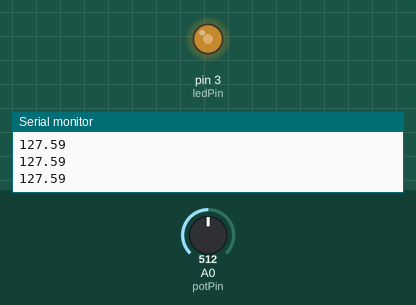
Recording of a sketch running on a simulated Arduino Uno, built with avr-gcc and run on an emulated ATmega328P. On the bench: output pins drawn as LEDs (lit = HIGH), the last lines printed to the serial monitor. The test bench sets the inputs (shaded band); at power-on: A0 (potPin) = 512.

Above: at 1.2 s.
1.3 s: A0 (potPin) set to 716
At 2.5 s:
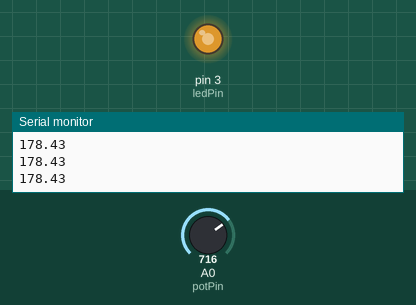
2.8 s: A0 (potPin) set to 900
At 3.9 s:
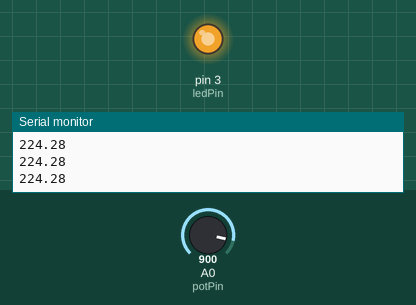
4.3 s: A0 (potPin) set to 122
At 5.4 s:
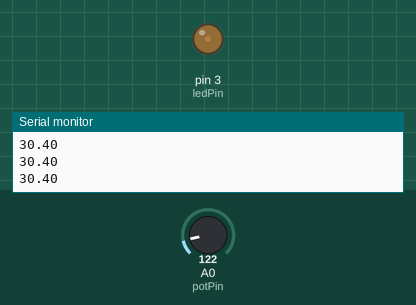
5.8 s: A0 (potPin) set to 0
At 6.8 s:
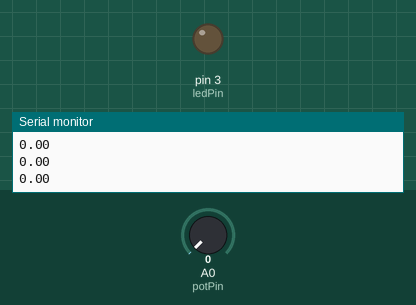
7.3 s: A0 (potPin) set to 511
At 8.2 s:
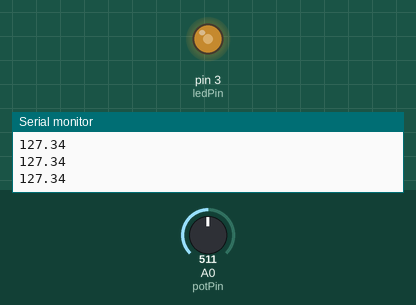
Timing chart, 0 to 9.8 s (numbered marks = the images above; inputs shaded):
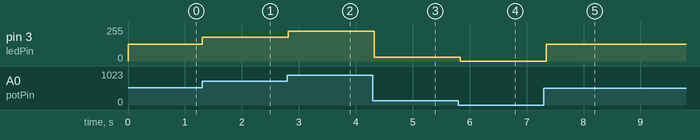

The sketch:

ex4-1.ino
```cpp
const int potPin = A0;
const int ledPin = 3;


void setup() {
    Serial.begin(9600);
    pinMode(potPin, INPUT);
    pinMode(ledPin, OUTPUT);

}

void loop() {
    int val;
    float volt;
    val = analogRead(potPin); // 0~1023
    volt = val * 0.2492; // 0~254.93

    analogWrite(ledPin, volt); // analogWrite value 要 在限制0~255

    Serial.println(volt); // 印出value

    delay(100);

}
```

Measured:
- after the input at 1.3 s, pin 3 (ledPin): 127/255 → 178/255 at once
- after the input at 2.8 s, pin 3 (ledPin): 178/255 → 224/255 at once
- after the input at 4.3 s, pin 3 (ledPin): 224/255 → 30/255 at once
- after the input at 5.8 s, pin 3 (ledPin): 30/255 → 0/255 at once
- after the input at 7.3 s, pin 3 (ledPin): 0/255 → 127/255 at once
